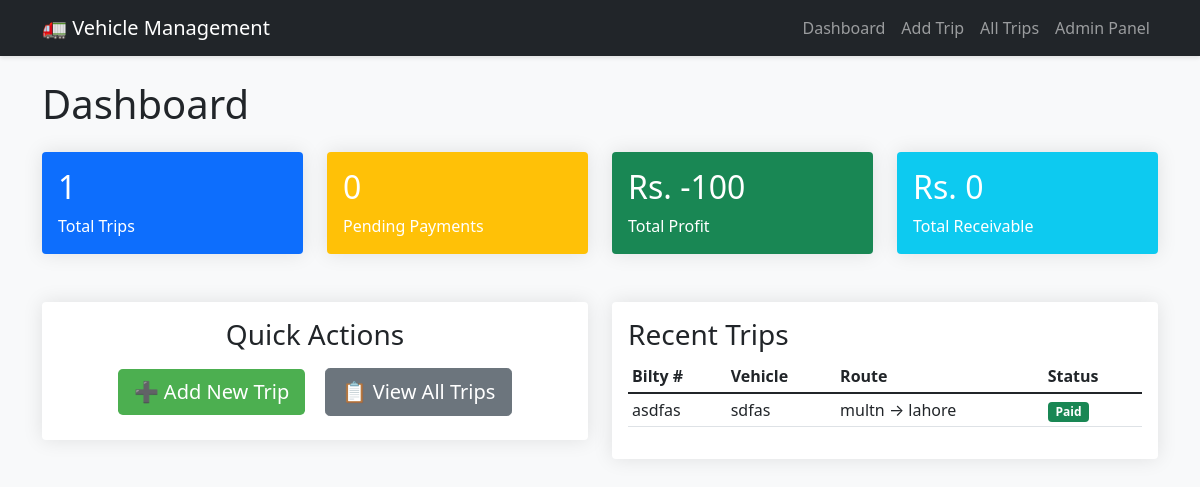
Before: / with the older database file.
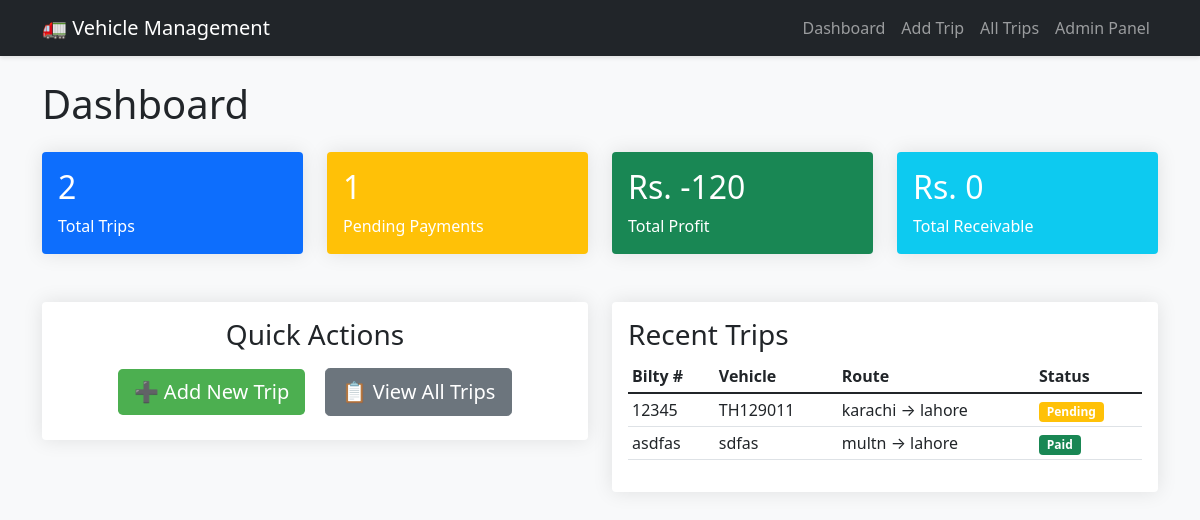
After: the same page with the newer database file.
### logistics/models.py (models this page shows, shortened)
class Trip(models.Model):
    date = models.DateField()  # Already required
    bilty_number = models.CharField(max_length=50)  # Already required
    vehicle_number = models.CharField(max_length=50)  # Already required
    driver_name = models.CharField(max_length=100)
    driver_mobile = models.CharField(max_length=20)
    from_location = models.CharField(max_length=100)  # Already required
    to_location = models.CharField(max_length=100)  # Already required
    commodity = models.CharField(max_length=100)
    weight = models.DecimalField(max_digits=10, decimal_places=2)  # Already required
    adda_for_vehicle = models.CharField(max_length=100, blank=True)
    adda_for_load = models.CharField(max_length=100, blank=True)
    client_name = models.CharField(max_length=100)
    vendor = models.CharField(max_length=100, blank=True)
    amcs_rate = models.DecimalField(max_digits=10, decimal_places=2)  # Remove blank=True, null=True if present
    vehicle_rate = models.DecimalField(max_digits=10, decimal_places=2)  # Remove blank=True, null=True
    profit = models.DecimalField(max_digits=10, decimal_places=2, blank=True, null=True)  # Keep as is (auto-calculated)
    adda_commission = models.DecimalField(max_digits=10, decimal_places=2)  # Remove default=0, make required
    staff_commission = models.DecimalField(max_digits=10, decimal_places=2)  # Remove default=0, make required
    loading_unloading = models.DecimalField(max_digits=10, decimal_places=2)  # Remove default=0, make required
    fare_type = models.CharField(max_length=20, choices=[
        ('Paid', 'Paid'),
        ('To Pay', 'To Pay'),
    ], default='To Pay')
    pod_status = models.CharField(max_length=20, choices=[
        ('Pending', 'Pending'),
        ('Received', 'Received'),
    ], default='Pending')
    bill_status = models.CharField(max_length=20, choices=[
        ('Billed', 'Billed'),
        ('Unbilled', 'Unbilled'),
    ], default='Unbilled')
    payment_status = models.CharField(max_length=20, choices=[
        ('Pending', 'Pending'),
        ('Paid', 'Paid'),
        ('Partial', 'Partial'),
    ], default='Pending')
    payment_mode = models.CharField(max_length=20, choices=[
        ('Cash', 'Cash'),
        ('Cheque', 'Cheque'),
        ('Online', 'Online'),
    ], blank=True)
    cheque_details = models.CharField(max_length=100, blank=True)
    advance = models.DecimalField(max_digits=10, decimal_places=2)  # Remove default=0, make required
    balance = models.DecimalField(max_digits=10, decimal_places=2, default=0)
    receivable = models.DecimalField(max_digits=10, decimal_places=2)  # Remove default=0, make required
    payable = models.DecimalField(max_digits=10, decimal_places=2)  # Remove default=0, make required
    created_at = models.DateTimeField(auto_now_add=True)
    updated_at = models.DateTimeField(auto_now=True)

### logistics/views.py (the view)
# urls.py: path('', views.dashboard, name='dashboard'),
def dashboard(request):
    total_trips = Trip.objects.count()
    pending_payments = Trip.objects.filter(payment_status='Pending').count()
    total_profit = Trip.objects.aggregate(Sum('profit'))['profit__sum'] or 0
    total_receivable = Trip.objects.aggregate(Sum('receivable'))['receivable__sum'] or 0
    recent_trips = Trip.objects.order_by('-date')[:5]
    context = {
        'total_trips': total_trips,
        'pending_payments': pending_payments,
        'total_profit': total_profit,
        'total_receivable': total_receivable,
        'recent_trips': recent_trips,
    }
    return render(request, 'dashboard.html', context)

### logistics/templates/dashboard.html
{% extends 'base.html' %}
{% block content %}
<h1 class="mb-4">Dashboard</h1>
<div class="row">
    <div class="col-md-3 mb-4">
        <div class="card bg-primary text-white">
            <div class="card-body">
                <h2>{{ total_trips }}</h2>
                <p class="mb-0">Total Trips</p>
            </div>
        </div>
    </div>
    <div class="col-md-3 mb-4">
        <div class="card bg-warning text-white">
            <div class="card-body">
                <h2>{{ pending_payments }}</h2>
                <p class="mb-0">Pending Payments</p>
            </div>
        </div>
    </div>
    <div class="col-md-3 mb-4">
        <div class="card bg-success text-white">
            <div class="card-body">
                <h2>Rs. {{ total_profit|floatformat:0 }}</h2>
                <p class="mb-0">Total Profit</p>
            </div>
        </div>
    </div>
    <div class="col-md-3 mb-4">
        <div class="card bg-info text-white">
            <div class="card-body">
                <h2>Rs. {{ total_receivable|floatformat:0 }}</h2>
                <p class="mb-0">Total Receivable</p>
            </div>
        </div>
    </div>
</div>
<div class="row mt-4">
    <div class="col-md-6">
        <div class="card">
            <div class="card-body text-center">
                <h3>Quick Actions</h3>
                <a href="{% url 'add_trip' %}" class="btn btn-primary btn-lg m-2">➕ Add New Trip</a>
                <a href="{% url 'trip_list' %}" class="btn btn-secondary btn-lg m-2">📋 View All Trips</a>
            </div>
        </div>
    </div>
    <div class="col-md-6">
        <div class="card">
            <div class="card-body">
                <h3>Recent Trips</h3>
                <table class="table table-sm">
                    <thead>
                        <tr>
                            <th>Bilty #</th>
                            <th>Vehicle</th>
                            <th>Route</th>
                            <th>Status</th>
                        </tr>
                    </thead>
                    <tbody>
                        {% for trip in recent_trips %}
                        <tr>
                            <td>{{ trip.bilty_number }}</td>
                            <td>{{ trip.vehicle_number }}</td>
                            <td>{{ trip.from_location }} → {{ trip.to_location }}</td>
                            <td>
                                {% if trip.payment_status == 'Paid' %}
                                    <span class="badge bg-success">Paid</span>
                                {% else %}
                                    <span class="badge bg-warning">{{ trip.payment_status }}</span>
                                {% endif %}
                            </td>
                        </tr>
                        {% endfor %}
                    </tbody>
                </table>
            </div>
        </div>
    </div>
</div>
{% endblock %}

Changed rows visible on the page:
added Trip: bilty_number "12345", vehicle_number "TH129011", from_location "karachi", to_location "lahore", payment_status "Pending"
Other visible differences:
{{ total_trips }}: "1" → "2"
{{ pending_payments }}: "0" → "1"
{{ total_profit|floatformat:0 }}: "-100" → "-120"
